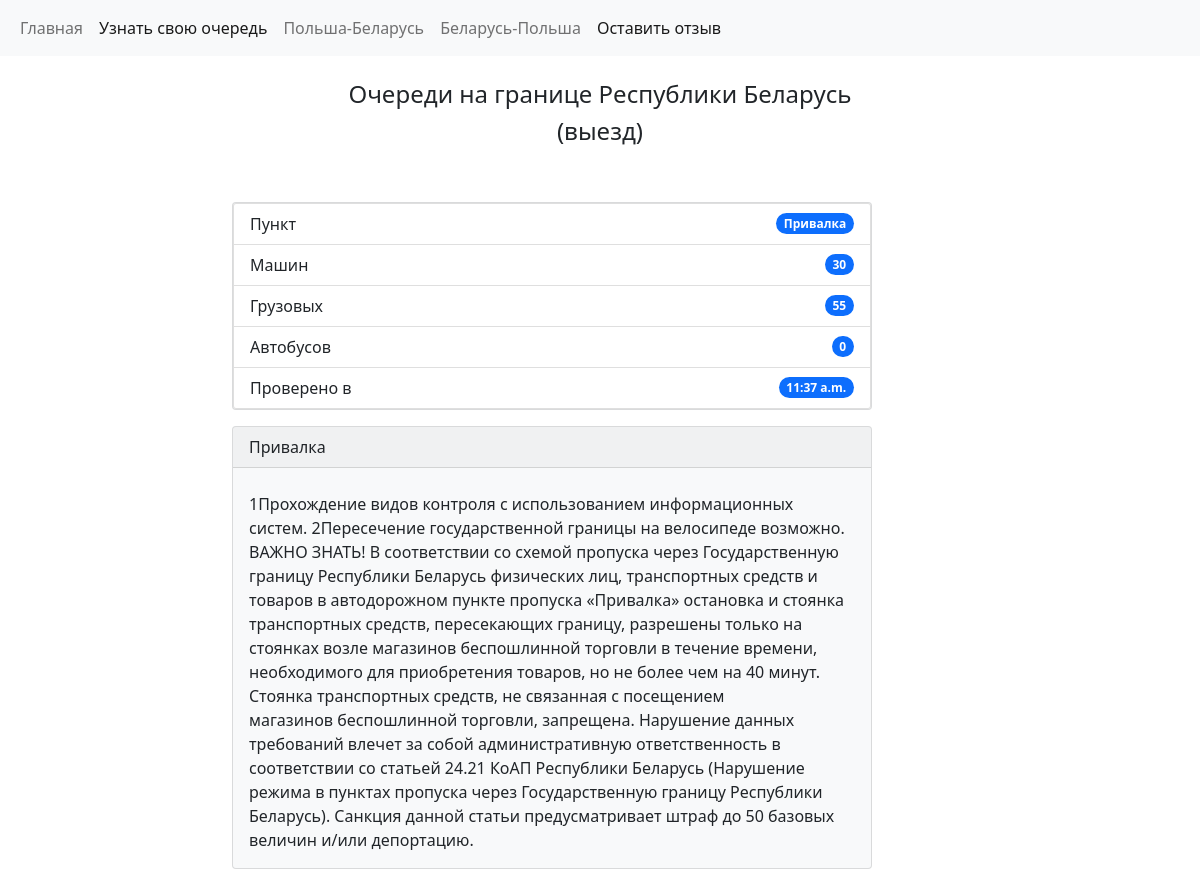
The page /privalka on the database its author committed.
### website/models.py (models this page shows, shortened)
class Borders(models.Model):
    location = models.CharField(max_length=100)
    cars = models.CharField(max_length=100)
    buses = models.CharField(max_length=100)
    lorries = models.CharField(max_length=100)
    text = models.TextField(max_length=1600)
    time = models.TimeField(auto_now=True)
    created = models.DateTimeField(auto_now=True)

### website/views.py (the view)
# urls.py: path('privalka', views.privalka, name='privalka'),
def privalka(request):
    obj = Borders.objects.get(location='Привалка')
    return render(request, 'privalka.html', {'obj': obj})

### website/templates/privalka.html (shortened to what this page needs)
{% extends 'base.html' %}
{% block content %}
  <div class="container">
    <div class="row">
      <div class="col-sm-2">
      </div>
      <div class="col-sm-8">
            <div class="card text-dark bg-light mb-3" style="max-width: 40rem; width: 400">
                <ul class="list-group">
                  <li class="list-group-item d-flex justify-content-between align-items-center">
                    Пункт
                    <span class="badge bg-primary rounded-pill">{{ obj.location }}</span>
                  </li>
                  <li class="list-group-item d-flex justify-content-between align-items-center">
                    Машин
                    <span class="badge bg-primary rounded-pill">{{ obj.cars }}</span>
                  </li>
                  <li class="list-group-item d-flex justify-content-between align-items-center">
                    Грузовых
                    <span class="badge bg-primary rounded-pill">{{ obj.lorries }}</span>
                  </li>
                  <li class="list-group-item d-flex justify-content-between align-items-center">
                    Автобусов
                    <span class="badge bg-primary rounded-pill">{{ obj.buses }}</span>
                  </li>
                  <li class="list-group-item d-flex justify-content-between align-items-center">
                    Проверено в
                    <span class="badge bg-primary rounded-pill">{{ obj.time }}</span>
                  </li>
                </ul>
            </div>
            <div class="card text-dark bg-light mb-3" style="max-width: 40rem;">
              <div class="card-header">{{ obj.location }}</div>
              <div class="card-body">
                <p class="card-text">{{ obj.text }}</p>
              </div>
            </div>
      </div>
      <div class="col-sm-2">
      </div>
    </div>
  </div>
{% endblock %}

### rows shown on the page
Borders: location "Привалка", cars "30", lorries "55", buses "0", time "11:37 a.m.", text "1Прохождение видов контроля с использованием информационных систем. 2Пересечение государственной границы на велосипеде возможно. ВАЖНО ЗНАТЬ! В соответствии со схемой пропуска через Государственную границу Республики Беларусь физических лиц, транспортных средств и товаров в автодорожном пункте пропуска «Привалка» остановка и стоянка транспортных средств, пересекающих границу, разрешены только на стоянках возле магазинов беспошлинной торговли в течение времени, необходимого для приобретения товаров, но не более чем на 40 минут. Стоянка транспортных средств, не связанная с посещением магазинов беспошлинной торговли, запрещена. Нарушение данных требований влечет за собой административную…"
